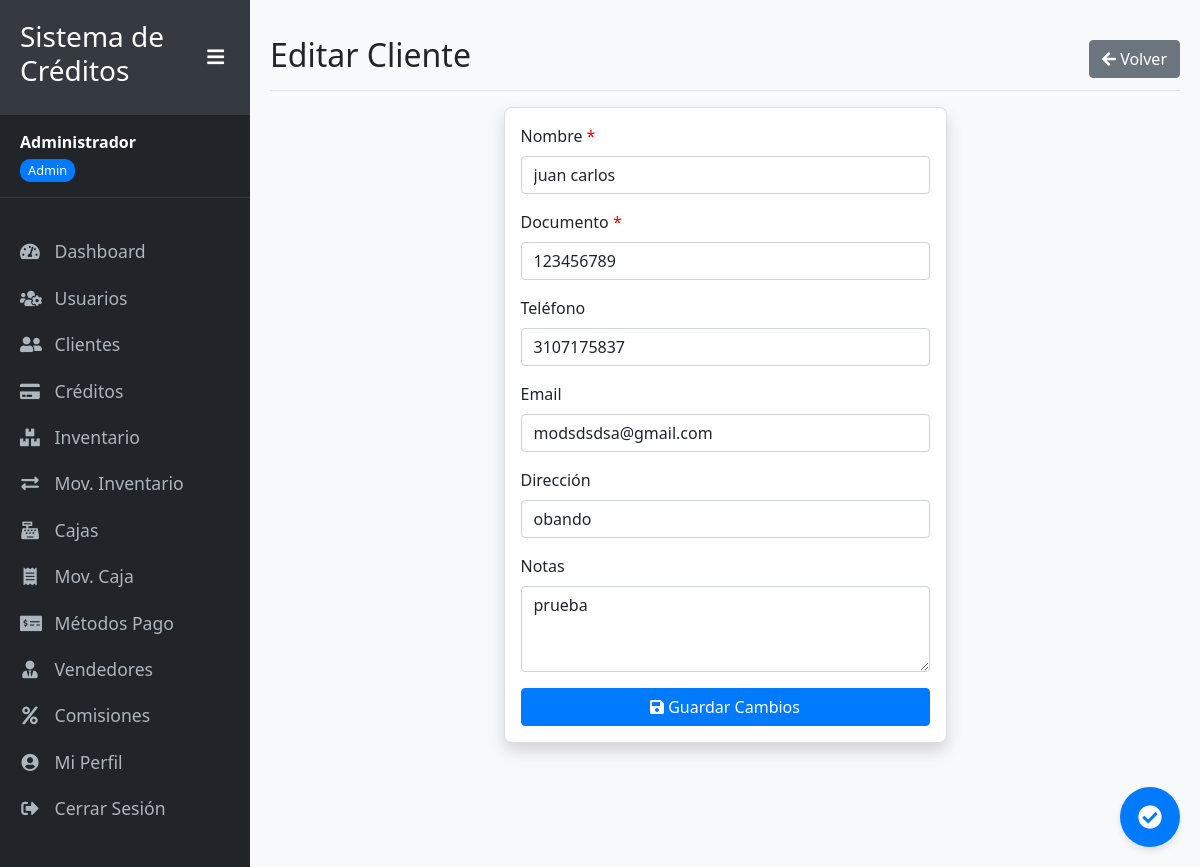
Screenshot of /editar_cliente/1 (signed in) with the database file from the repository.
### app_simple.py (models this page shows, shortened)
class Usuario(UserMixin, db.Model):
    id = db.Column(db.Integer, primary_key=True)
    nombre = db.Column(db.String(100), nullable=False)
    email = db.Column(db.String(100), unique=True, nullable=False)
    password_hash = db.Column(db.String(200), nullable=False)
    rol = db.Column(db.String(20), default='usuario')  # admin, usuario, cobrador, vendedor
    activo = db.Column(db.Boolean, default=True)
    fecha_creacion = db.Column(db.DateTime, default=datetime.utcnow)

class Cliente(db.Model):
    id = db.Column(db.Integer, primary_key=True)
    nombre = db.Column(db.String(100), nullable=False)
    documento = db.Column(db.String(20), unique=True, nullable=False)
    telefono = db.Column(db.String(20))
    email = db.Column(db.String(100))
    direccion = db.Column(db.String(200))
    notas = db.Column(db.Text)
    activo = db.Column(db.Boolean, default=True)
    fecha_creacion = db.Column(db.DateTime, default=datetime.utcnow)
    creditos = db.relationship('Credito', backref='cliente', lazy=True)

### app_simple.py (the view, shortened to what this page needs)
@app.route('/editar_cliente/<int:cliente_id>', methods=['GET', 'POST'])
@login_required
def editar_cliente(cliente_id):
    cliente = Cliente.query.get_or_404(cliente_id)
    form = ClienteForm(obj=cliente)
    return render_template('clientes/form_cliente.html', form=form, cliente=cliente)

### app_simple.py
class ClienteForm(FlaskForm):
    nombre = StringField('Nombre', validators=[DataRequired(), Length(min=2, max=100)])
    documento = StringField('Documento', validators=[DataRequired(), Length(min=5, max=20)])
    telefono = StringField('Teléfono', validators=[Length(max=20)])
    email = StringField('Email', validators=[Optional(), Email(), Length(max=100)])
    direccion = StringField('Dirección', validators=[Length(max=200)])
    notas = TextAreaField('Notas')
    activo = BooleanField('Activo', default=True)
    submit = SubmitField('Guardar')

### app_simple.py (called while the page is built)
@login_manager.user_loader
def load_user(user_id):
    return Usuario.query.get(int(user_id))

### templates/clientes/form_cliente.html (shortened to what this page needs)
{% extends "layouts/base.html" %}
{% block content %}
<div class="d-flex justify-content-between flex-wrap flex-md-nowrap align-items-center pt-3 pb-2 mb-3 border-bottom">
    <h1 class="h2">{{ 'Editar' if cliente else 'Crear Nuevo' }} Cliente</h1>
    <div class="btn-toolbar mb-2 mb-md-0">
        <a href="{{ url_for('clientes') }}" class="btn btn-secondary">
            <i class="fas fa-arrow-left"></i> Volver
        </a>
    </div>
</div>
<div class="row">
    <div class="col-md-8 col-lg-6 mx-auto">
        <div class="card shadow">
            <div class="card-body">
                <form method="POST" action="{{ url_for('editar_cliente', cliente_id=cliente.id) if cliente else url_for('crear_cliente') }}">
                    <div class="mb-3">
                        {{ form.nombre.label(class="form-label required") }}
                        {{ form.nombre(class="form-control" + (" is-invalid" if form.nombre.errors else "")) }}
                    </div>
                    <div class="mb-3">
                        {{ form.documento.label(class="form-label required") }}
                        {{ form.documento(class="form-control" + (" is-invalid" if form.documento.errors else "")) }}
                    </div>
                    <div class="mb-3">
                        {{ form.telefono.label(class="form-label") }}
                        {{ form.telefono(class="form-control" + (" is-invalid" if form.telefono.errors else "")) }}
                    </div>
                    <div class="mb-3">
                        {{ form.email.label(class="form-label") }}
                        {{ form.email(class="form-control" + (" is-invalid" if form.email.errors else "")) }}
                    </div>
                    <div class="mb-3">
                        {{ form.direccion.label(class="form-label") }}
                        {{ form.direccion(class="form-control" + (" is-invalid" if form.direccion.errors else "")) }}
                    </div>
                    <div class="mb-3">
                        {{ form.notas.label(class="form-label") }}
                        {{ form.notas(class="form-control" + (" is-invalid" if form.notas.errors else ""), rows="3") }}
                    </div>
                    <div class="d-grid gap-2">
                        <button type="submit" class="btn btn-primary">
                            <i class="fas fa-save"></i> {{ 'Guardar Cambios' if cliente else 'Crear Cliente' }}
                        </button>
                    </div>
                </form>
            </div>
        </div>
    </div>
</div>
{% endblock %}

### templates/layouts/base.html (shortened to what this page needs)
<!DOCTYPE html>
<html lang="es">
<head>
    <link href="https://cdn.jsdelivr.net/npm/bootstrap@5.1.3/dist/css/bootstrap.min.css" rel="stylesheet">
    <link rel="stylesheet" href="https://cdnjs.cloudflare.com/ajax/libs/font-awesome/5.15.4/css/all.min.css">
    <link rel="stylesheet" href="{{ url_for("static", filename="css/style.css")  }}">
<link rel="stylesheet" href="{{ url_for('static', filename='css/mobile.css') }}">
</head>
<body>
    <div class="wrapper d-flex">
        {% if current_user.is_authenticated %}
        <nav id="sidebar">
            <div class="sidebar-header">
                <h3>Sistema de Créditos</h3>
                <button type="button" id="toggleSidebar" class="d-none d-md-block">
                    <i class="fas fa-bars"></i>
                </button>
            </div>
            <div class="user-info d-none d-md-block">
                <strong>{{ current_user.nombre }}</strong><br>
                <span class="user-role">{{ current_user.rol | capitalize }}</span>
            </div>
            <ul class="list-unstyled components">
                <li data-path="{{ url_for("dashboard") }}">
                    <a href="{{ url_for("dashboard") }}"><i class="fas fa-tachometer-alt"></i> <span class="menu-text">Dashboard</span></a>
                </li>
                {% if current_user.rol == "admin" %}
                <li data-path="{{ url_for("usuarios") }}">
                    <a href="{{ url_for("usuarios") }}"><i class="fas fa-users-cog"></i> <span class="menu-text">Usuarios</span></a>
                </li>
                {% endif %}
                {% if current_user.rol in ["admin", "vendedor"] %}
                <li data-path="{{ url_for("clientes") }}">
                    <a href="{{ url_for("clientes") }}"><i class="fas fa-user-friends"></i> <span class="menu-text">Clientes</span></a>
                </li>
                {% endif %}
                {% if current_user.rol in ["admin", "vendedor"] %}
                <li data-path="{{ url_for("creditos") }}">
                    <a href="{{ url_for("creditos") }}"><i class="fas fa-credit-card"></i> <span class="menu-text">Créditos</span></a>
                </li>
                {% endif %}
                {% if current_user.rol == "admin" %}
                <li data-path="{{ url_for("inventario") }}">
                    <a href="{{ url_for("inventario") }}"><i class="fas fa-boxes"></i> <span class="menu-text">Inventario</span></a>
                </li>
                 <li data-path="{{ url_for("movimientos_inventario") }}">
                    <a href="{{ url_for("movimientos_inventario") }}"><i class="fas fa-exchange-alt"></i> <span class="menu-text">Mov. Inventario</span></a>
                </li>
                {% endif %}
                {% if current_user.rol == "admin" %}
                <li data-path="{{ url_for("cajas") }}">
                    <a href="{{ url_for("cajas") }}"><i class="fas fa-cash-register"></i> <span class="menu-text">Cajas</span></a>
                </li>
                 <li data-path="{{ url_for("movimientos_caja") }}">
                    <a href="{{ url_for("movimientos_caja") }}"><i class="fas fa-receipt"></i> <span class="menu-text">Mov. Caja</span></a>
                </li>
                 <li data-path="{{ url_for("metodos_pago") }}">
                    <a href="{{ url_for("metodos_pago") }}"><i class="fas fa-money-check-alt"></i> <span class="menu-text">Métodos Pago</span></a>
                </li>
                 <li data-path="{{ url_for("vendedores") }}">
                    <a href="{{ url_for("vendedores") }}"><i class="fas fa-user-tie"></i> <span class="menu-text">Vendedores</span></a>
                </li>
                 <li data-path="{{ url_for("comisiones") }}">
                    <a href="{{ url_for("comisiones") }}"><i class="fas fa-percent"></i> <span class="menu-text">Comisiones</span></a>
                </li>
                {% endif %}
                 <li data-path="{{ url_for("perfil") }}">
                    <a href="{{ url_for("perfil") }}"><i class="fas fa-user-circle"></i> <span class="menu-text">Mi Perfil</span></a>
                </li>
                <li>
                    <a href="{{ url_for("logout") }}"><i class="fas fa-sign-out-alt"></i> <span class="menu-text">Cerrar Sesión</span></a>
                </li>
            </ul>
        </nav>
        {% endif %}
        <div id="content" class="{% if not current_user.is_authenticated %}w-100{% endif %}">
            {% block content %}{% endblock %}
            {% if current_user.is_authenticated %}
            <button type="button" id="sync-button" class="sync-button" data-bs-toggle="tooltip" data-bs-placement="left" title="Datos sincronizados">
                <i class="fas fa-check-circle"></i>
            </button>
            {% endif %}
        </div>
    </div>
</body>
</html>

### static/css/style.css (style rules this page uses)
body { font-family: 'Segoe UI', Tahoma, Geneva, Verdana, sans-serif; background-color: #f8f9fa; overflow-x: hidden; }
.wrapper { display: flex; width: 100%; overflow: hidden; }
#sidebar { min-width: 250px; max-width: 250px; min-height: 100vh; background: #212529; color: #fff; transition: all 0.3s; z-index: 1000; }
#sidebar .sidebar-header { padding: 20px; background: #343a40; display: flex; justify-content: space-between; align-items: center; }
#sidebar ul.components { padding: 20px 0; }
#sidebar ul li a { padding: 10px 20px; font-size: 1.1em; display: block; color: #adb5bd; text-decoration: none; transition: all 0.3s; position: relative; white-space: nowrap; }
#sidebar ul li a i { margin-right: 10px; width: 20px; text-align: center; }
.user-info { padding: 15px 20px; border-bottom: 1px solid #343a40; margin-bottom: 10px; white-space: nowrap; overflow: hidden; text-overflow: ellipsis; }
.user-role { display: inline-block; font-size: 0.8em; padding: 2px 8px; border-radius: 10px; background-color: #007bff; color: white; margin-top: 5px; }
#content { width: 100%; padding: 20px; min-height: 100vh; transition: all 0.3s; overflow-y: auto; }
#toggleSidebar { background: transparent; border: none; color: white; font-size: 1.2em; cursor: pointer; }
.card { border-radius: 0.5rem; box-shadow: 0 0.125rem 0.25rem rgba(0, 0, 0, 0.075); margin-bottom: 1.5rem; }
.form-label.required::after { content: " *"; color: red; }
.btn { border-radius: 0.25rem; font-weight: 500; }
.btn-primary { background-color: #007bff; border-color: #007bff; }
.sync-button { position: fixed; bottom: 20px; right: 20px; width: 60px; height: 60px; border-radius: 50%; background-color: #007bff; color: white; display: flex; justify-content: center; align-items: center; box-shadow: 0 4px 6px rgba(0, 0, 0, 0.1); z-index: 1000; cursor: pointer; border: none; }
.sync-button i { font-size: 24px; }
body { padding-top: 60px; }
@media (min-width: 768px) { body { padding-top: 0; } }

### rows the page displays
Usuario: nombre "Administrador", rol "Admin"
Cliente: nombre "juan carlos", documento "123456789", telefono "3107175837", email "modsdsdsa@gmail.com", direccion "obando", notas "prueba"

### other values shown
{{ 'Editar' if cliente else 'Crear Nuevo' }} "Editar"
{{ 'Guardar Cambios' if cliente else 'Crear Cliente' }} "Guardar Cambios"
